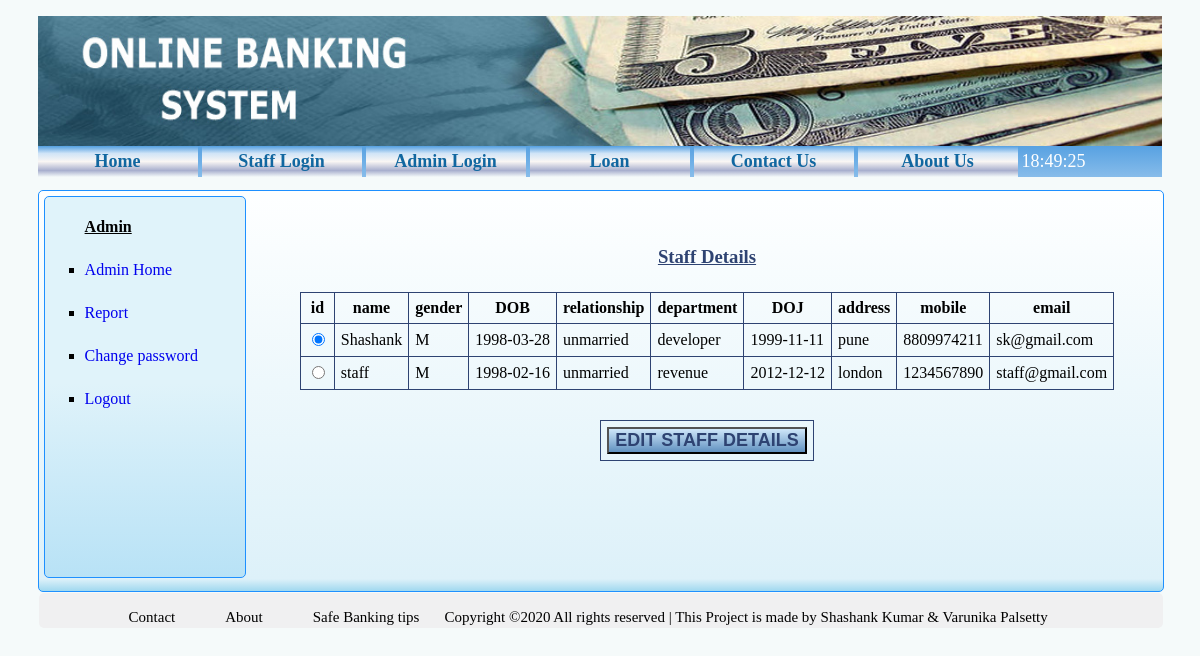
The app's page /display_staff.php (signed in) with its own data.
### tables this page shows
CREATE TABLE `staff` (
  `id` int(5) NOT NULL,
  `name` varchar(255) NOT NULL,
  `dob` date NOT NULL,
  `relationship` varchar(255) NOT NULL,
  `department` varchar(255) NOT NULL,
  `doj` date NOT NULL,
  `address` varchar(255) NOT NULL,
  `mobile` varchar(11) NOT NULL,
  `email` varchar(255) NOT NULL,
  `pwd` varchar(32) NOT NULL,
  `gender` char(1) NOT NULL,
  `lastlogin` datetime NOT NULL
);

### display_staff.php (the view, shortened to what this page needs)
<!DOCTYPE html>
<?php
include 'conn/dbconn.php';
$sql="SELECT * FROM `staff`";
$result=  $conn->query($sql) or die(mysql_error());
$sql_min="SELECT MIN(id) from staff";
$result_min=  $conn->query($sql_min);
$rws_min=  mysqli_fetch_array($result_min);
?>
<!DOCTYPE html>
<html>
    <head>
        <link rel="stylesheet" href="css/newcss.css">
    </head>
    <?php include 'header.php' ?>
    <div class="displaystaff_content">
       <?php include 'admin_navbar.php'?>
                    <div class="displaystaff">
                <form action="editstaff.php" method="POST">
                    <table align="center">
                        <caption align='center' style='color:#2E4372'><h3><u>Staff Details</u></h3></caption>
                        <th>id</th>
                        <th>name</th>
                        <th>gender</th>
                        <th>DOB</th>
                        <th>relationship</th>
                        <th>department</th>
                        <th>DOJ</th>
                        <th>address</th>
                        <th>mobile</th>
                        <th>email</th>
                        <?php
                        while($rws=  mysqli_fetch_array($result)){
                            echo "<tr><td><input type='radio' name='staff_id' value=".$rws[0];
                            if($rws[0]==$rws_min[0]) echo' checked';
                            echo " /></td>";
                            echo "<td>".$rws[1]."</td>";
                            echo "<td>".$rws[10]."</td>";
                            echo "<td>".$rws[2]."</td>";
                            echo "<td>".$rws[3]."</td>";
                            echo "<td>".$rws[4]."</td>";
                            echo "<td>".$rws[5]."</td>";
                            echo "<td>".$rws[6]."</td>";
                            echo "<td>".$rws[7]."</td>";
                            echo "<td>".$rws[8]."</td>";
                            echo "</tr>";
                        }
                        ?>
                    </table>
                    <table align="center" id='button'>
                        <tr>
                            <td><input type="submit" name="submit1_id" value="EDIT STAFF DETAILS" class='addstaff_button' ></td>
                        </tr>
                    </table>
                    </form>
</div>
          <?php include 'footer.php';?>
    </body>
</html>

### css/newcss.css (style rules this page uses)
body { background-color:#F9F6F4; background-color:#F5FAFA; font-family:verdana; }
.left_panel p,h3 { padding:6px; }
.right_panel p,h3 { padding:6px; }
.addstaff_button { background: linear-gradient(to bottom, rgba(207,231,250,1) 0%,rgba(99,147,193,1) 98%,rgba(99,147,193,1) 100%); font-size:18px; color:#2E4372; font-weight: bold; cursor:pointer; }
.displaystaff_content { height:400px; width:100%; border:1px solid dodgerblue; border-radius:5px; background: linear-gradient(to bottom, rgba(254,255,255,1) 0%,rgba(221,241,249,1) 97%,rgba(160,216,239,1) 100%); }
.displaystaff_content table { margin-top:30px; }

### display_staff.php (style rules this page uses)
.displaystaff_content table,th,td { padding:6px; border: 1px solid #2E4372; border-collapse: collapse; }
#button { border:none; }

### records on screen
staff: staff_id "☑", name "Shashank", gender "M", dob "1998-03-28", relationship "unmarried", department "developer", doj "1999-11-11", address "pune", mobile "8809974211", email "sk@gmail.com"
staff: name "staff", gender "M", dob "1998-02-16", relationship "unmarried", department "revenue", doj "2012-12-12", address "london", mobile "1234567890", email "staff@gmail.com"
